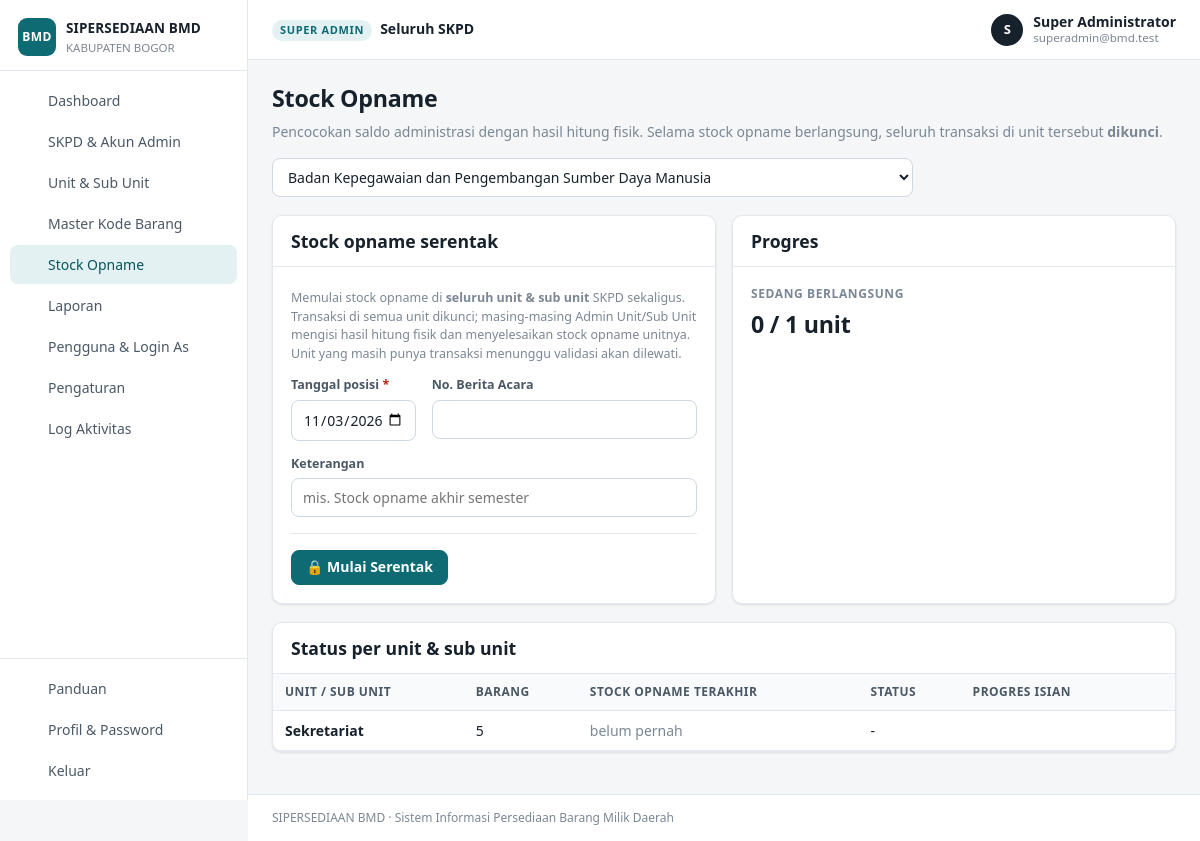
Screenshot of /index.php?page=stock_opname (signed in) with the database file from the repository.
### tables this page shows
CREATE TABLE users (
  id          INT UNSIGNED NOT NULL AUTO_INCREMENT PRIMARY KEY,
  nama        VARCHAR(150) NOT NULL,
  nip         VARCHAR(30)  NULL,
  email       VARCHAR(150) NULL,
  password    VARCHAR(255) NULL,
  role        ENUM('superadmin','admin_skpd','admin','operator') NOT NULL,
  skpd_id     INT UNSIGNED NULL,
  unit_id     INT UNSIGNED NULL,
  slot        TINYINT UNSIGNED NOT NULL DEFAULT 1,
  is_active   TINYINT(1) NOT NULL DEFAULT 0,
  last_login  DATETIME NULL,
  created_at  DATETIME NOT NULL DEFAULT CURRENT_TIMESTAMP,
  updated_at  DATETIME NULL ON UPDATE CURRENT_TIMESTAMP,
  UNIQUE KEY uk_email (email),
  KEY idx_skpd (skpd_id),
  KEY idx_unit (unit_id),
  CONSTRAINT fk_user_skpd FOREIGN KEY (skpd_id) REFERENCES skpd(id)       ON DELETE CASCADE,
  CONSTRAINT fk_user_unit FOREIGN KEY (unit_id) REFERENCES unit_kerja(id) ON DELETE CASCADE
);

CREATE TABLE unit_kerja (
  id          INT UNSIGNED NOT NULL AUTO_INCREMENT PRIMARY KEY,
  skpd_id     INT UNSIGNED NOT NULL,
  parent_id   INT UNSIGNED NULL,
  level       ENUM('unit','subunit') NOT NULL,
  kode        VARCHAR(30)  NULL,
  nama        VARCHAR(200) NOT NULL,
  lokasi      VARCHAR(255) NULL,
  pic         VARCHAR(150) NULL,
  email       VARCHAR(150) NULL,
  telp        VARCHAR(50)  NULL,
  created_at  DATETIME NOT NULL DEFAULT CURRENT_TIMESTAMP,
  updated_at  DATETIME NULL ON UPDATE CURRENT_TIMESTAMP,
  KEY idx_skpd (skpd_id),
  KEY idx_parent (parent_id),
  CONSTRAINT fk_unit_skpd   FOREIGN KEY (skpd_id)   REFERENCES skpd(id)       ON DELETE CASCADE,
  CONSTRAINT fk_unit_parent FOREIGN KEY (parent_id) REFERENCES unit_kerja(id) ON DELETE CASCADE
);

### pages/stock_opname.php (the view, shortened to what the rows shown need)
<?php
$u = user();
    ?>
    <?php
$isUnitUser = is_unit_user();
if ($u['role'] === 'superadmin') {
    $skpdList = rows('SELECT id, nama FROM skpd ORDER BY nama');
    $sid = input_int('skpd', $skpdList ? (int)$skpdList[0]['id'] : 0);
} else {
    $sid = (int)$u['skpd_id'];
}
if ($isUnitUser) {
    $scope = unit_scope_ids($u);
    $aktif = so_aktif($u['unit_id']);
    $syarat = $aktif ? null : so_syarat($u['unit_id'], date('Y-m-d'));
    $hist = rows("SELECT so.*, uk.nama AS unit_nama, (SELECT COUNT(*) FROM stock_opname_detail WHERE so_id=so.id) n
                  FROM stock_opname so JOIN unit_kerja uk ON uk.id=so.unit_id WHERE so.unit_id IN (" . in_ph($scope) . ") ORDER BY so.id DESC LIMIT 50", $scope);
} else {
    $units = rows("SELECT uk.*, (SELECT COUNT(*) FROM barang WHERE unit_id=uk.id AND stok>0) item,
                     (SELECT COUNT(*) FROM transaksi WHERE unit_id=uk.id AND status='menunggu') pending
                   FROM unit_kerja uk WHERE uk.skpd_id=? ORDER BY COALESCE(uk.parent_id, uk.id), uk.level, uk.nama", [$sid]);
}
include BASE_PATH . '/views/header.php';
?>
<div class="page-head">
  <div>
    <h1>Stock Opname</h1>
  </div>
</div>
<?php if ($isUnitUser): ?>
  <?php if ($aktif): ?>
    <div class="card" style="border-color:#f1d9a7"><div class="card-body" style="display:flex;justify-content:space-between;align-items:center;gap:12px;flex-wrap:wrap">
      <div><h2 style="margin:0">🔒 Stock opname sedang berlangsung</h2><p class="muted" style="margin:4px 0 0"><?= e($aktif['nomor']) ?> · posisi <?= tgl_indo($aktif['tanggal']) ?>. Pembelian, pengeluaran, dan validasi dikunci.</p></div>
      <a class="btn" href="<?= e(url('stock_opname', ['id' => $aktif['id']])) ?>"><?= $u['role'] === 'admin' ? 'Isi Hasil Hitung Fisik' : 'Lihat' ?></a>
    </div></div>
  <?php elseif ($u['role'] === 'admin'): ?>
    <div class="card">
      <div class="card-head"><h2>Mulai stock opname <?= e($u['unit_nama']) ?></h2></div>
      <div class="card-body">
        <?php if ($syarat): ?><div class="alert alert-warning"><?= e($syarat) ?><?= strpos($syarat, 'menunggu') !== false ? ' <a href="' . e(url('validasi')) . '">Buka Validasi</a>' : '' ?></div><?php endif; ?>
        <form method="post" data-confirm="Mulai stock opname? Seluruh transaksi di unit ini akan dikunci sampai stock opname selesai.">
          <?= csrf_field() ?><input type="hidden" name="aksi" value="mulai">
          <div class="form-grid">
            <div class="field col-3"><label>Tanggal posisi <span class="req">*</span></label><input type="date" name="tanggal" value="<?= e(date('Y-m-d')) ?>" max="<?= e(date('Y-m-d')) ?>" required></div>
            <div class="field col-4"><label>No. Berita Acara</label><input type="text" name="no_ba" maxlength="150"></div>
            <div class="field col-5"><label>Keterangan</label><input type="text" name="keterangan" placeholder="mis. Stock opname semester I"></div>
          </div>
          <div class="divider"></div>
          <button class="btn" type="submit" <?= $syarat ? 'disabled' : '' ?>>🔒 Mulai &amp; Kunci Transaksi</button>
        </form>
      </div>
    </div>
  <?php else: ?>
    <div class="alert alert-info">Stock opname dimulai dan diselesaikan oleh Admin <?= e($u['unit_level'] === 'subunit' ? 'Sub Unit' : 'Unit') ?>. Operator dapat melihat riwayatnya.</div>
  <?php endif; ?>
  <div class="card">
    <div class="card-head"><h2>Riwayat stock opname</h2></div>
    <div class="card-body tight table-wrap">
      <table class="tbl">
        <thead><tr><th>Nomor</th><th>Unit</th><th>Tanggal Posisi</th><th>No. BA</th><th class="num">Barang</th><th>Status</th><th></th></tr></thead>
        <tbody>
        <?php foreach ($hist as $h): ?>
          <tr><td class="mono"><?= e($h['nomor']) ?></td><td><?= e($h['unit_nama']) ?></td><td><?= tgl_indo($h['tanggal']) ?></td><td><?= e($h['no_ba'] ?: '-') ?></td><td class="num"><?= (int)$h['n'] ?></td>
            <td><?= $h['status'] === 'berlangsung' ? '<span class="badge badge-amber">Berlangsung</span>' : ($h['status'] === 'selesai' ? '<span class="badge badge-green">Selesai</span>' : '<span class="badge badge-gray">Batal</span>') ?></td>
            <td class="act"><a class="btn btn-light btn-sm" href="<?= e(url('stock_opname', ['id' => $h['id']])) ?>">Buka</a></td></tr>
        <?php endforeach; ?>
        <?php if (!$hist): ?><tr><td colspan="7" class="empty">Belum ada stock opname.</td></tr><?php endif; ?>
        </tbody>
      </table>
    </div>
  </div>
<?php else: ?>
  <div class="grid grid-2">
    <div class="card">
      <div class="card-head"><h2>Stock opname serentak</h2></div>
    </div>
    <div class="card">
      <div class="card-head"><h2>Progres</h2></div>
    </div>
  </div>
  <div class="card">
    <div class="card-head"><h2>Status per unit &amp; sub unit</h2></div>
    <div class="card-body tight table-wrap">
      <table class="tbl">
        <thead><tr><th>Unit / Sub Unit</th><th class="num">Barang</th><th>Stock opname terakhir</th><th>Status</th><th>Progres isian</th><th></th></tr></thead>
        <tbody>
        <?php foreach ($units as $x): $so = $x['so']; ?>
          <tr class="<?= $x['level'] === 'subunit' ? 'row-sub' : '' ?>">
            <td><?= $x['level'] === 'subunit' ? '↳ ' : '<b>' ?><?= e($x['nama']) ?><?= $x['level'] === 'unit' ? '</b>' : '' ?></td>
            <td class="num"><?= (int)$x['item'] ?></td>
            <td><?= $so ? e($so['nomor']) . ' · ' . tgl_indo($so['tanggal']) : '<span class="muted">belum pernah</span>' ?></td>
            <td><?= !$so ? '-' : ($so['status'] === 'berlangsung' ? '<span class="badge badge-amber">Berlangsung</span>' : '<span class="badge badge-green">Selesai</span>') ?></td>
            <td></td>
            <td class="act"><?php if ($so): ?><a class="btn btn-light btn-sm" href="<?= e(url('stock_opname', ['id' => $so['id']])) ?>">Lihat</a><?php endif; ?></td>
          </tr>
        <?php endforeach; ?>
        </tbody>
      </table>
    </div>
  </div>
<?php endif; ?>
<?php include BASE_PATH . '/views/footer.php'; ?>

### views/header.php (shortened to what the rows shown need)
<?php
$u = user();
$scopeLabel = $u['role'] === 'superadmin' ? 'Seluruh SKPD' : ($u['role'] === 'admin_skpd' ? $u['skpd_nama'] : $u['unit_nama']);
?><!doctype html>
<html lang="id">
<head>
<link rel="stylesheet" href="assets/app.css?v=3">
</head>
<body>
<div class="layout">
  <div class="main">
    <header class="topbar">
      <div class="scope">
        <span class="scope-label"><?= e(role_label($u['role'], $u['unit_level'])) ?></span>
        <span class="scope-name"><?= e($scopeLabel) ?></span>
      </div>
      <div class="who">
        <div class="avatar"><?= e(mb_strtoupper(mb_substr($u['nama'], 0, 1))) ?></div>
        <div class="who-text"><b><?= e($u['nama']) ?></b><small><?= e($u['email']) ?></small></div>
      </div>
    </header>
    <main class="content">

### rows the page displays
users: role "Seluruh SKPD", nama "S", nama "Super Administrator", email "superadmin@bmd.test"
unit_kerja: nama "Sekretariat", item "5"

### other values shown
APP_NAME "SIPERSEDIAAN BMD"
setting('nama_pemda', 'Pemerintah Daerah') "KABUPATEN BOGOR"
$m[1] "Dashboard"
$m[1] "SKPD & Akun Admin"
$m[1] "Unit & Sub Unit"
$m[1] "Master Kode Barang"
$m[1] "Stock Opname"
$m[1] "Laporan"
$m[1] "Pengguna & Login As"
$m[1] "Pengaturan"
$m[1] "Log Aktivitas"
role_label($u['role'], $u['unit_level']) "SUPER ADMIN"
$nAktif "0"
count($units) "1"
APP_DESC "Sistem Informasi Persediaan Barang Milik Daerah"
